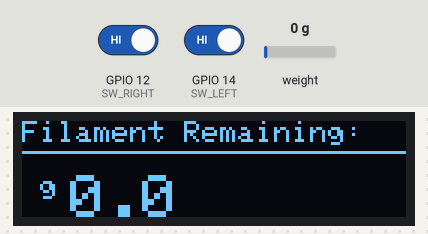
Bench run of a sketch on a simulated ESP32. Parts: 128×32 one-colour display. The test bench sets the inputs (shaded band); at power-on: weight on the scale 0 g, GPIO 12 (SW_RIGHT) HIGH, GPIO 14 (SW_LEFT) HIGH. WiFi joins after 1.5 s; servers stay silent unless stated; EEPROM starts erased.

Above: at 12.8 s.
12.9 s: weight on the scale set to 100 g
At 13.9 s:
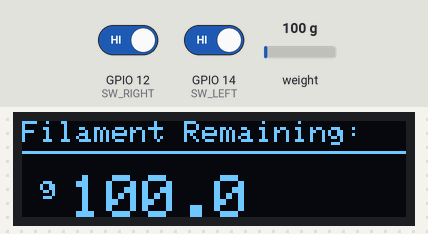
14.8 s: weight on the scale set to 1250 g
At 16.9 s:
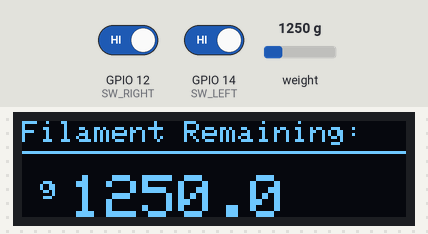
17.2 s: weight on the scale set to 2500 g
At 19.0 s:
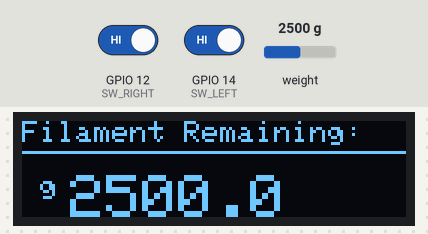
19.6 s: GPIO 12 (SW_RIGHT) driven LOW and GPIO 14 (SW_LEFT) driven LOW
At 21.5 s:
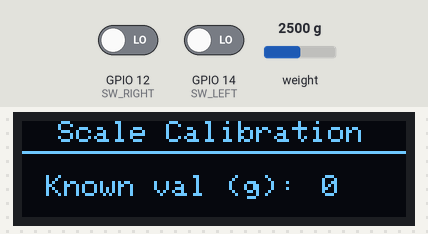
Timing chart, 0 to 23.0 s (numbered marks = the images above; inputs shaded):
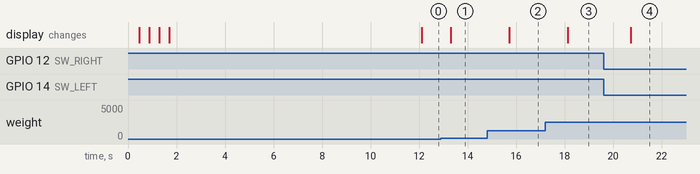

Measured:
- after the input at 12.9 s, the display: changes after 0.41 s (image 1)
- after the input at 14.8 s, the display: changes after 0.91 s (image 2)
- after the input at 17.2 s, the display: changes after 0.92 s (image 3)
- after the input at 19.6 s, the display: changes after 1.1 s (image 4)

The sketch:

smartscale.ino
```cpp
#include "HX711.h"
#include <SPI.h>
#include <Wire.h>
#include <Adafruit_SSD1306.h>
#include <ezButton.h>
#include <EEPROM.h>
#include <WiFi.h>
#include <WebServer.h>

// WiFi/endpoint setup
const char *SSID = "xxxxxxxx";
const char *PWD = "xxxxxxxx";
const int INIT_CONNECTION_IP_DISPLAY_TIME = 10000;
char buffer[250];
WebServer server(80);

//SSD1306 i2c OLED module setup
#define SCREEN_WIDTH 128 // OLED display width, in pixels
#define SCREEN_HEIGHT 32 // OLED display height, in pixels
#define OLED_RESET     -1 // Reset pin # (or -1 if sharing Arduino reset pin)
#define SCREEN_ADDRESS 0x3C ///< See datasheet for Address; 0x3D for 128x64, 0x3C for 128x32
Adafruit_SSD1306 display(SCREEN_WIDTH, SCREEN_HEIGHT, &Wire, OLED_RESET);
const unsigned int SCREEN_REFRESH_DELAY = 200;
unsigned long last_screen_refresh = 0;
unsigned short current_screen = 0;

// HX711 load cell ADC module setup
const int LOADCELL_DOUT_PIN = 33;
const int LOADCELL_SCK_PIN = 25;
// >> default calibration value, will check EEPROM for user-set val
const int DEFAULT_SCALE_CAL = 440;
const unsigned int SCALE_READING_DELAY = 800;
unsigned long last_scale_reading = 0;
int known_cal_weight_input = 0;
float current_scale_reading = 0;
int eeprom_cal = 0;
long eeprom_offset = 0;
HX711 scale;

// Button interface setup
const int SW_LEFT = 14;
const int SW_RIGHT = 12;
const unsigned int BUTTON_COUNT_DELAY = 400;
unsigned long last_count_check = 0;
ezButton btn_left(SW_LEFT, INPUT_PULLUP);
ezButton btn_right(SW_RIGHT, INPUT_PULLUP);

// Read config values for load cell
// * Address 0,1 - 16 bit int - calibration value, usually set once for a new load cell
// * Address 2,3,4,5 - 32 bit long - offset value, to preserve tare functionality after reset
void read_scale_config_from_eeprom() {
  EEPROM.begin(6);
  short hb = EEPROM.read(1);
  if(hb==255) eeprom_cal = 0;
  else {
    short lb = EEPROM.read(0);
    eeprom_cal = lb | hb << 8;
  }
  short b1 = EEPROM.read(2);
  short b2 = EEPROM.read(3);
  short b3 = EEPROM.read(4);
  short b4 = EEPROM.read(5);
  eeprom_offset = ((b1 << 24) + (b2 << 16) + (b3 << 8) + (b4));
  EEPROM.end();
}

// Set the calibration on the HX711 library and persist to EEPROM
void set_scale_calibration() {
  EEPROM.begin(6);
  float sample = scale.get_units(10);
  int cal_value = int(sample/float(known_cal_weight_input));
  scale.set_scale(float(cal_value));
  short hb = highByte(cal_value);
  short lb = lowByte(cal_value);
  EEPROM.write(1,hb);
  EEPROM.write(0,lb);
  current_screen = 0;
  EEPROM.end();
}

// Set the tare on HX711 library and persist to EEPROM
void set_scale_tare() {
  EEPROM.begin(6);
  scale.tare(10);
  long offset = scale.get_offset();
  short b1 = (int)((offset >> 24) & 0xFF);
  short b2 = (int)((offset >> 16) & 0xFF);
  short b3 = (int)((offset >> 8) & 0xFF);
  short b4 = (int)(offset & 0xFF);
  EEPROM.write(2,b1);
  EEPROM.write(3,b2);
  EEPROM.write(4,b3);
  EEPROM.write(5,b4);
  EEPROM.end();
}

// Initialize scale with HX711 library, check for existing config in EEPROM
void setup_scale() {
  scale.begin(LOADCELL_DOUT_PIN, LOADCELL_SCK_PIN);
  read_scale_config_from_eeprom();
  scale.set_scale(eeprom_cal ? float(eeprom_cal) : float(DEFAULT_SCALE_CAL));
  if(eeprom_offset) scale.set_offset(eeprom_offset);
}

// Runs in loop - refresh the scale reading from HX711
void get_scale_reading() {
  if(millis() - last_scale_reading > SCALE_READING_DELAY && current_screen == 0) {
    current_scale_reading = scale.get_units(4);
    last_scale_reading = millis();
  }
}

// Process button input from the scale's original 2 buttons
// >> Individual button presses are debounced and handled by ezbutton library
// >> We also do a further "debounce" to check for multi-press/combos
void process_btn_input() {
  btn_left.loop();
  btn_right.loop();
  if(millis() - last_count_check > BUTTON_COUNT_DELAY) {
    //calibration process is active
    if(current_screen==1) {
      //save calibration and return to scale screen if both buttons pressed
      if(btn_left.getCount()==1&&btn_right.getCount()==1) {
        set_scale_calibration();
      }
      //left (UNIT) button - decrease value
      else if(btn_left.getCount()>=1&&!btn_right.getCount()) {
          if(btn_left.getCount()==2 && known_cal_weight_input>10) known_cal_weight_input -= 10;
          else if(known_cal_weight_input>0) known_cal_weight_input--;
      }
      //right (TARE/PWR) button - increase value
      else if(btn_right.getCount()>=1&&!btn_left.getCount()) {
          if(btn_right.getCount()==2 && known_cal_weight_input<19990) known_cal_weight_input += 10;
          else if(known_cal_weight_input<20000) known_cal_weight_input++;
      }
    }
    else {
      //start calibration if both buttons pressed
      if(btn_left.getCount()==1&&btn_right.getCount()==1) {
        scale.set_scale();
        scale.tare();
        current_screen = 1;
      }
      //left (UNIT) button only pressed
      else if(btn_left.getCount()>=1&&!btn_right.getCount()) {
        // current_screen = 2;
      }
      //right (TARE/PWR) button only pressed
      else if(btn_right.getCount()>=1&&!btn_left.getCount()) {
        set_scale_tare();
      }
    }
    btn_right.resetCount();
    btn_left.resetCount();
    last_count_check = millis();
  }
}

// Handler for http endpoint for current scale value
void get_reading_for_web() {
  String response = "{\"val\":\"" + String(current_scale_reading) + "\"}";
  response.toCharArray(buffer,250);
  server.send(200, "application/json", buffer);
}

// Set up wifi connectivity and web server
void setup_web_server() {
  WiFi.begin(SSID, PWD);
  display.clearDisplay();
  display.setTextSize(1);
  display.setTextColor(SSD1306_WHITE);
  display.setCursor(0,0);
  display.print(F("Connecting"));
  while (WiFi.status() != WL_CONNECTED) {
    display.print(".");
    display.display();
    delay(400);
  }
  display.clearDisplay();
  display.setCursor(0,0);
  display.print(F("Connected to WiFi!"));
  display.drawLine(0,10,display.width()-1, 10, SSD1306_WHITE);
  display.setCursor(8,12);
  display.println(F("IP Address:"));
  display.setCursor(8,24);
  display.println(WiFi.localIP());
  display.display();
  server.on("/read_scale", get_reading_for_web);
  server.begin();
  // Once connected, pause for a preconfigured amount of time to give user a chance
  // to see IP address.
  delay(INIT_CONNECTION_IP_DISPLAY_TIME);
}

void setup_display() {
    // SSD1306_SWITCHCAPVCC = generate display voltage from 3.3V internally
  if(!display.begin(SSD1306_SWITCHCAPVCC, SCREEN_ADDRESS)) {
    // Serial.println(F("SSD1306 allocation failed"));
    for(;;); // Don't proceed, loop forever
  }
}

void setup() {
  btn_left.setDebounceTime(50);
  btn_right.setDebounceTime(50);
  setup_scale();
  setup_display();
  setup_web_server();
}

// Calibration screen, shown when user presses both buttons at once
void screen_calibrate() {
    display.clearDisplay();
    display.setTextSize(1);
    display.setTextColor(SSD1306_WHITE);
    display.setCursor(0,0);
    display.println(F("  Scale Calibration"));
    display.drawLine(0,10,display.width()-1, 10, SSD1306_WHITE);
    display.setCursor(8,18);
    display.print(F("Known val (g):"));
    display.setCursor(100,18);
    display.println(known_cal_weight_input);
    display.display();
}

// Default screen, display the current scale reading in grams
void screen_scale_reading() {
    display.clearDisplay();
    display.setTextSize(1);
    display.setTextColor(SSD1306_WHITE);
    display.setCursor(0,0);
    display.println(F("Filament Remaining:"));
    display.drawLine(0,10,display.width()-1, 10, SSD1306_WHITE);
    display.setCursor(6, 18);
    display.print("g");
    display.setCursor(16,18);
    display.setTextSize(2);
    display.print(current_scale_reading, 1);
    display.display();
}

void loop() {
  server.handleClient();
  process_btn_input();
  get_scale_reading();
  if(millis() - last_screen_refresh > SCREEN_REFRESH_DELAY) {
    switch(current_screen) {
      case 1:
        screen_calibrate();
      break;
      default:
        screen_scale_reading();
      break;
    }
    last_screen_refresh = millis();
  }
}
```
